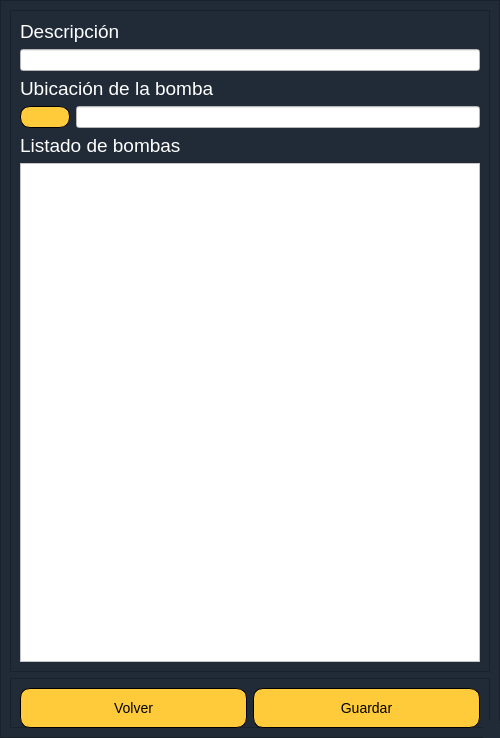
<?xml version="1.0" encoding="UTF-8"?>
<ui version="4.0">
 <class>EmergencyDispatcherDialogBase</class>
 <widget class="QDialog" name="EmergencyDispatcherDialogBase">
  <property name="enabled">
   <bool>true</bool>
  </property>
  <property name="geometry">
   <rect>
    <x>0</x>
    <y>0</y>
    <width>500</width>
    <height>738</height>
   </rect>
  </property>
  <property name="sizePolicy">
   <sizepolicy hsizetype="Fixed" vsizetype="Expanding">
    <horstretch>0</horstretch>
    <verstretch>0</verstretch>
   </sizepolicy>
  </property>
  <property name="minimumSize">
   <size>
    <width>400</width>
    <height>400</height>
   </size>
  </property>
  <property name="maximumSize">
   <size>
    <width>550</width>
    <height>800</height>
   </size>
  </property>
  <property name="windowTitle">
   <string>Emergency Dispatcher</string>
  </property>
  <property name="styleSheet">
   <string notr="true">background-color: rgb(33, 43, 56);
</string>
  </property>
  <property name="sizeGripEnabled">
   <bool>true</bool>
  </property>
  <layout class="QGridLayout" name="gridLayout_2">
   <property name="sizeConstraint">
    <enum>QLayout::SetMinAndMaxSize</enum>
   </property>
   <property name="leftMargin">
    <number>0</number>
   </property>
   <property name="topMargin">
    <number>0</number>
   </property>
   <property name="rightMargin">
    <number>0</number>
   </property>
   <property name="bottomMargin">
    <number>0</number>
   </property>
   <item row="0" column="0">
    <widget class="QFrame" name="frame_2">
     <property name="frameShape">
      <enum>QFrame::StyledPanel</enum>
     </property>
     <property name="frameShadow">
      <enum>QFrame::Raised</enum>
     </property>
     <layout class="QVBoxLayout" name="verticalLayout_2">
      <item>
       <widget class="QFrame" name="frame">
        <property name="frameShape">
         <enum>QFrame::StyledPanel</enum>
        </property>
        <property name="frameShadow">
         <enum>QFrame::Raised</enum>
        </property>
        <layout class="QGridLayout" name="gridLayout">
         <item row="3" column="1" colspan="3">
          <widget class="QLineEdit" name="pumpTxt">
           <property name="enabled">
            <bool>true</bool>
           </property>
           <property name="styleSheet">
            <string notr="true">background-color: rgb(255, 255, 255);</string>
           </property>
           <property name="readOnly">
            <bool>true</bool>
           </property>
          </widget>
         </item>
         <item row="1" column="0" colspan="4">
          <widget class="QLineEdit" name="descriptionTxt">
           <property name="styleSheet">
            <string notr="true">background-color: rgb(255, 255, 255);</string>
           </property>
           <property name="inputMethodHints">
            <set>Qt::ImhNone</set>
           </property>
          </widget>
         </item>
         <item row="2" column="0" colspan="3">
          <widget class="QLabel" name="startLlb">
           <property name="font">
            <font>
             <pointsize>14</pointsize>
            </font>
           </property>
           <property name="styleSheet">
            <string notr="true">color: rgb(255, 255, 255);</string>
           </property>
           <property name="text">
            <string>Ubicación de la bomba</string>
           </property>
          </widget>
         </item>
         <item row="4" column="0" colspan="3">
          <widget class="QLabel" name="stopLbl_2">
           <property name="font">
            <font>
             <pointsize>14</pointsize>
            </font>
           </property>
           <property name="styleSheet">
            <string notr="true">color: rgb(255, 255, 255);</string>
           </property>
           <property name="text">
            <string>Listado de bombas</string>
           </property>
          </widget>
         </item>
         <item row="3" column="0">
          <widget class="QPushButton" name="startBtn">
           <property name="maximumSize">
            <size>
             <width>50</width>
             <height>40</height>
            </size>
           </property>
           <property name="styleSheet">
            <string notr="true">QPushButton {
font-size:14px;
background-color:#ffcb3a;
border-radius: 10px;
border: 1px solid black;
}

QPushButton:hover {
background-color: #FF0000;
}</string>
           </property>
           <property name="text">
            <string/>
           </property>
           <property name="icon">
            <iconset>
             <normaloff>sonidos/Logos/coordenada.png</normaloff>sonidos/Logos/coordenada.png</iconset>
           </property>
          </widget>
         </item>
         <item row="0" column="0" colspan="2">
          <widget class="QLabel" name="startLlb_2">
           <property name="font">
            <font>
             <pointsize>14</pointsize>
            </font>
           </property>
           <property name="styleSheet">
            <string notr="true">color: rgb(255, 255, 255);</string>
           </property>
           <property name="text">
            <string>Descripción</string>
           </property>
          </widget>
         </item>
         <item row="5" column="0" colspan="4">
          <widget class="QTableWidget" name="tableWidget">
           <property name="styleSheet">
            <string notr="true">background-color: rgb(255, 255, 255);</string>
           </property>
          </widget>
         </item>
        </layout>
       </widget>
      </item>
      <item>
       <widget class="QFrame" name="frame_3">
        <property name="sizePolicy">
         <sizepolicy hsizetype="Expanding" vsizetype="Expanding">
          <horstretch>0</horstretch>
          <verstretch>0</verstretch>
         </sizepolicy>
        </property>
        <property name="maximumSize">
         <size>
          <width>16777215</width>
          <height>50</height>
         </size>
        </property>
        <property name="frameShape">
         <enum>QFrame::StyledPanel</enum>
        </property>
        <property name="frameShadow">
         <enum>QFrame::Raised</enum>
        </property>
        <layout class="QHBoxLayout" name="horizontalLayout">
         <item>
          <widget class="QPushButton" name="back_to">
           <property name="minimumSize">
            <size>
             <width>30</width>
             <height>40</height>
            </size>
           </property>
           <property name="styleSheet">
            <string notr="true">QPushButton {
font-size:14px;
background-color:#ffcb3a;
border-radius: 10px;
border: 1px solid black;
}

QPushButton:hover {
background-color: #FF0000;
}</string>
           </property>
           <property name="text">
            <string>Volver</string>
           </property>
          </widget>
         </item>
         <item>
          <widget class="QPushButton" name="aceptar">
           <property name="minimumSize">
            <size>
             <width>30</width>
             <height>40</height>
            </size>
           </property>
           <property name="styleSheet">
            <string notr="true">QPushButton {
font-size:14px;
background-color:#ffcb3a;
border-radius: 10px;
border: 1px solid black;
}

QPushButton:hover {
background-color: #FF0000;
}</string>
           </property>
           <property name="text">
            <string>Guardar</string>
           </property>
          </widget>
         </item>
        </layout>
       </widget>
      </item>
     </layout>
    </widget>
   </item>
  </layout>
 </widget>
 <tabstops>
  <tabstop>descriptionTxt</tabstop>
  <tabstop>pumpTxt</tabstop>
  <tabstop>tableWidget</tabstop>
  <tabstop>aceptar</tabstop>
  <tabstop>back_to</tabstop>
  <tabstop>startBtn</tabstop>
 </tabstops>
 <resources/>
 <connections/>
</ui>
